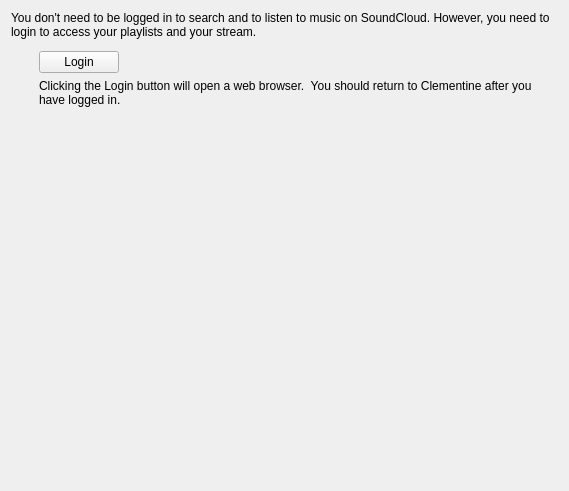
<?xml version="1.0" encoding="UTF-8"?>
<ui version="4.0">
 <class>SoundCloudSettingsPage</class>
 <widget class="QWidget" name="SoundCloudSettingsPage">
  <property name="geometry">
   <rect>
    <x>0</x>
    <y>0</y>
    <width>569</width>
    <height>491</height>
   </rect>
  </property>
  <property name="windowTitle">
   <string>SoundCloud</string>
  </property>
  <layout class="QVBoxLayout" name="verticalLayout_2">
   <item>
    <widget class="QLabel" name="label">
     <property name="enabled">
      <bool>true</bool>
     </property>
     <property name="text">
      <string>You don't need to be logged in to search and to listen to music on SoundCloud. However, you need to login to access your playlists and your stream.</string>
     </property>
     <property name="wordWrap">
      <bool>true</bool>
     </property>
    </widget>
   </item>
   <item>
    <widget class="LoginStateWidget" name="login_state" native="true"/>
   </item>
   <item>
    <widget class="QWidget" name="login_container" native="true">
     <layout class="QVBoxLayout" name="verticalLayout">
      <property name="leftMargin">
       <number>28</number>
      </property>
      <property name="topMargin">
       <number>0</number>
      </property>
      <property name="bottomMargin">
       <number>0</number>
      </property>
      <item>
       <layout class="QHBoxLayout" name="horizontalLayout">
        <item>
         <widget class="QPushButton" name="login_button">
          <property name="text">
           <string>Login</string>
          </property>
         </widget>
        </item>
        <item>
         <spacer name="horizontalSpacer">
          <property name="orientation">
           <enum>Qt::Horizontal</enum>
          </property>
          <property name="sizeHint" stdset="0">
           <size>
            <width>40</width>
            <height>20</height>
           </size>
          </property>
         </spacer>
        </item>
       </layout>
      </item>
      <item>
       <widget class="QLabel" name="label_2">
        <property name="text">
         <string>Clicking the Login button will open a web browser.  You should return to Clementine after you have logged in.</string>
        </property>
        <property name="wordWrap">
         <bool>true</bool>
        </property>
       </widget>
      </item>
     </layout>
    </widget>
   </item>
   <item>
    <spacer name="verticalSpacer">
     <property name="orientation">
      <enum>Qt::Vertical</enum>
     </property>
     <property name="sizeHint" stdset="0">
      <size>
       <width>20</width>
       <height>357</height>
      </size>
     </property>
    </spacer>
   </item>
  </layout>
 </widget>
 <customwidgets>
  <customwidget>
   <class>LoginStateWidget</class>
   <extends>QWidget</extends>
   <header>widgets/loginstatewidget.h</header>
   <container>1</container>
  </customwidget>
 </customwidgets>
 <connections/>
</ui>
